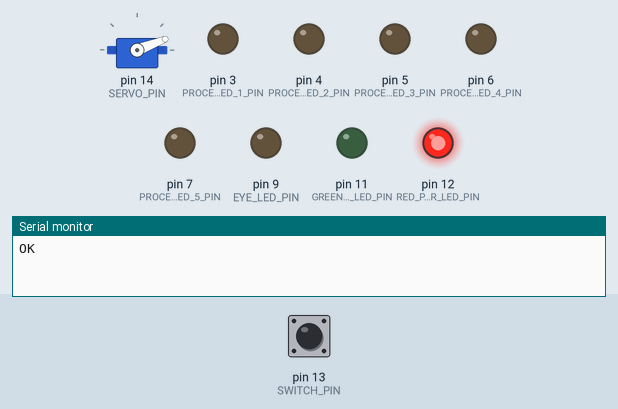
Recording of a sketch running on a simulated Arduino Uno, built with avr-gcc and run on an emulated ATmega328P. Shown: servo, output pins drawn as LEDs (lit = HIGH), the last lines printed to the serial monitor. The inputs (shaded band) are chosen by the test bench; at power-on: pin 13 (SWITCH_PIN) LOW. Random numbers use the default seed unless the sketch sets one.

Above: at 1.2 s.
1.3 s: pin 13 (SWITCH_PIN) pulled HIGH for 0.15 s
At 2.0 s:
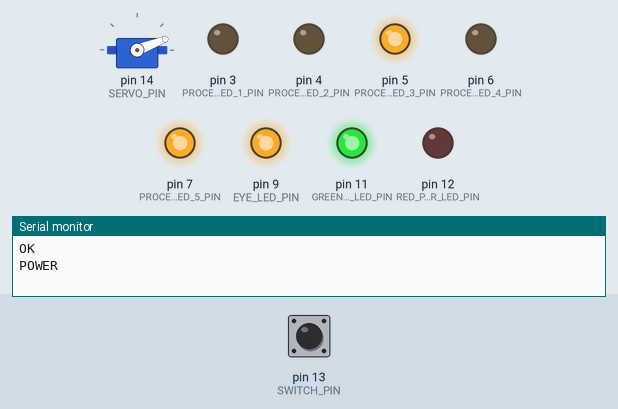
At 17.8 s:
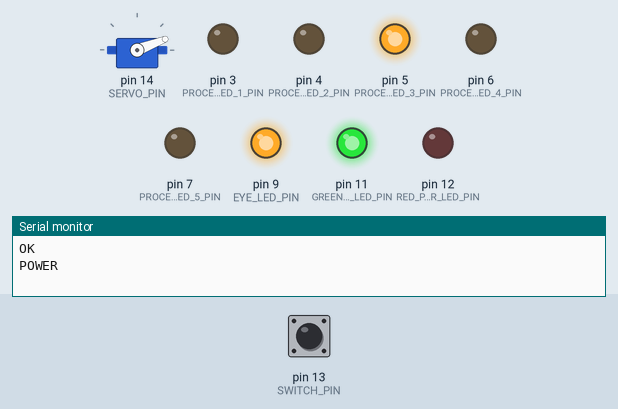
Timing chart, 0 to 21.7 s (numbered marks = the images above; inputs shaded):
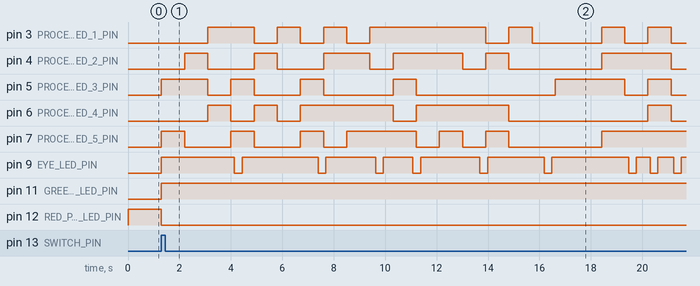

Measured:
- after the input at 1.3 s, pin 3 (PROCESS_LED_1_PIN): LOW → HIGH after 1.8 s, → LOW 1.8 s later, → HIGH 0.90 s later, → LOW 0.90 s later, … (14 changes in this stretch); pin 4 (PROCESS_LED_2_PIN): LOW → HIGH after 0.90 s, → LOW 0.90 s later, → HIGH 1.8 s later, → LOW 0.90 s later, … (12 changes in this stretch)

The sketch:

talking_head.ino
```cpp
#include <Servo.h>

// Pin Assignments
const int SWITCH_PIN = 13;
const int RED_POWER_LED_PIN = 12;
const int GREEN_POWER_LED_PIN = 11;
const int EYE_LED_PIN = 9;
const int PROCESS_LED_1_PIN = 3;
const int PROCESS_LED_2_PIN = 4;
const int PROCESS_LED_3_PIN = 5;
const int PROCESS_LED_4_PIN = 6;
const int PROCESS_LED_5_PIN = 7;
const int SERVO_PIN = 14; // analog pin 0
const int SERVO_MIN = 0;
const int SERVO_MAX = 40;
const int SERVO_OFFSET = 21;

// Main Setup Function.
void setup() {
  // Initialize common components.
  Serial.begin(19200);
  randomSeed(1234);

  // Initialize all other components.
  powerSetup();
  eyeBlinkSetup();
  processSetup();
  servoSetup();
  Serial.println("OK");
}

// Main Loop Function.
void loop() {
  if (powerLoop()) {
    long currentTimeMS = millis();
    eyeBlinkLoop(currentTimeMS);
    processLoop(currentTimeMS);
    servoLoop();
  }
}

// ############## DROID POWER ##############
boolean started = false;

void powerSetup() {
  pinMode(RED_POWER_LED_PIN, OUTPUT);
  pinMode(GREEN_POWER_LED_PIN, OUTPUT);
  pinMode(SWITCH_PIN, INPUT);

  digitalWrite(RED_POWER_LED_PIN, HIGH);
  digitalWrite(GREEN_POWER_LED_PIN, LOW);
}

boolean powerLoop() {
    if (!started && digitalRead(SWITCH_PIN) == HIGH) {
      started = true;
      digitalWrite(RED_POWER_LED_PIN, LOW);
      digitalWrite(GREEN_POWER_LED_PIN, HIGH);
      while(Serial.available()){
        Serial.read();
      }
      Serial.println("POWER");
    }
    return started;
}

// ############## EYE BLINK ###############
// Minimum time (in milliseconds) to keep the eyes open between blinks.
const long MIN_TIME_BETWEEN_BLINKS_MS = 500;
// Maximum time (in milliseconds) to keep the eyes open between blinks.
const long MAX_TIME_BETWEEN_BLINKS_MS = 3000;
// Time (in milliseconds) to keep the eye close when blinking.
const long BLINK_DURATION_MS = 300;

long lastBlinkTimeMS = 0;
long eyeOpenDurationMS = 0;

void eyeBlinkSetup() {
  pinMode(EYE_LED_PIN, OUTPUT);

  digitalWrite(EYE_LED_PIN, LOW);
}

void eyeBlinkLoop(const long currentTimeMS) {
  // Check if the eye should be closed yet.
  if (currentTimeMS - lastBlinkTimeMS > eyeOpenDurationMS) {
    digitalWrite(EYE_LED_PIN, LOW);
  } else {
    digitalWrite(EYE_LED_PIN, HIGH);
  }

  // Reset the nextBlinkTime if we passed the blink duration.
  if (currentTimeMS - lastBlinkTimeMS > eyeOpenDurationMS + BLINK_DURATION_MS) {
    lastBlinkTimeMS = currentTimeMS;
    eyeOpenDurationMS = random(MIN_TIME_BETWEEN_BLINKS_MS, MAX_TIME_BETWEEN_BLINKS_MS);
  }
}

// ############## COMPUTATION LEDS ##############
// Interval (in milliseconds) between switching the pattern on the processing LEDs.
const long PROCESS_DURATION_MS = 900;

long lastProcessTimeMS = 0;

void processSetup() {
  pinMode(PROCESS_LED_1_PIN, OUTPUT);
  pinMode(PROCESS_LED_2_PIN, OUTPUT);
  pinMode(PROCESS_LED_3_PIN, OUTPUT);
  pinMode(PROCESS_LED_4_PIN, OUTPUT);
  pinMode(PROCESS_LED_5_PIN, OUTPUT);

  digitalWrite(PROCESS_LED_1_PIN, LOW);
  digitalWrite(PROCESS_LED_2_PIN, LOW);
  digitalWrite(PROCESS_LED_3_PIN, LOW);
  digitalWrite(PROCESS_LED_4_PIN, LOW);
  digitalWrite(PROCESS_LED_5_PIN, LOW);
}

void processLoop(const long currentTimeMS) {
  if (currentTimeMS > lastProcessTimeMS + PROCESS_DURATION_MS) {
    lastProcessTimeMS = currentTimeMS;
    // Assign a random on/off value to each LED.
    long bits = random(1024);
    processLightHelper(PROCESS_LED_1_PIN, bits, 0);
    processLightHelper(PROCESS_LED_2_PIN, bits, 1);
    processLightHelper(PROCESS_LED_3_PIN, bits, 2);
    processLightHelper(PROCESS_LED_4_PIN, bits, 3);
    processLightHelper(PROCESS_LED_5_PIN, bits, 4);
  }
}

// Helper that takes a pin and an index into a random set of bits and
// sets that pin equal to the state of the random bit.
void processLightHelper(const int pin, const long bits, const int index) {
  long state = bits & (1 << index);
  if (state > 0) {
    digitalWrite(pin, HIGH);
  } else {
    digitalWrite(pin, LOW);
  }
}

// ############## SERVO CONTROL ##############
Servo servo1;

void servoSetup() {
  pinMode(SERVO_PIN, OUTPUT);

  servo1.attach(SERVO_PIN);
  servo1.write(SERVO_OFFSET);
}

void servoLoop() {
  static int v = 0;
  if (Serial.available()) {
    char ch = Serial.read();
    switch(ch) {
      case '0'...'9':
        v = (v * 10) + (ch - '0');
        break;
      case 's':
        if (v < SERVO_MIN) {
          v = SERVO_MIN;
        }
        if (v > SERVO_MAX) {
          v = SERVO_MAX;
        }
        v = v + SERVO_OFFSET;
        servo1.write(v);
        v = 0;
        break;
    }
  }
}
```
